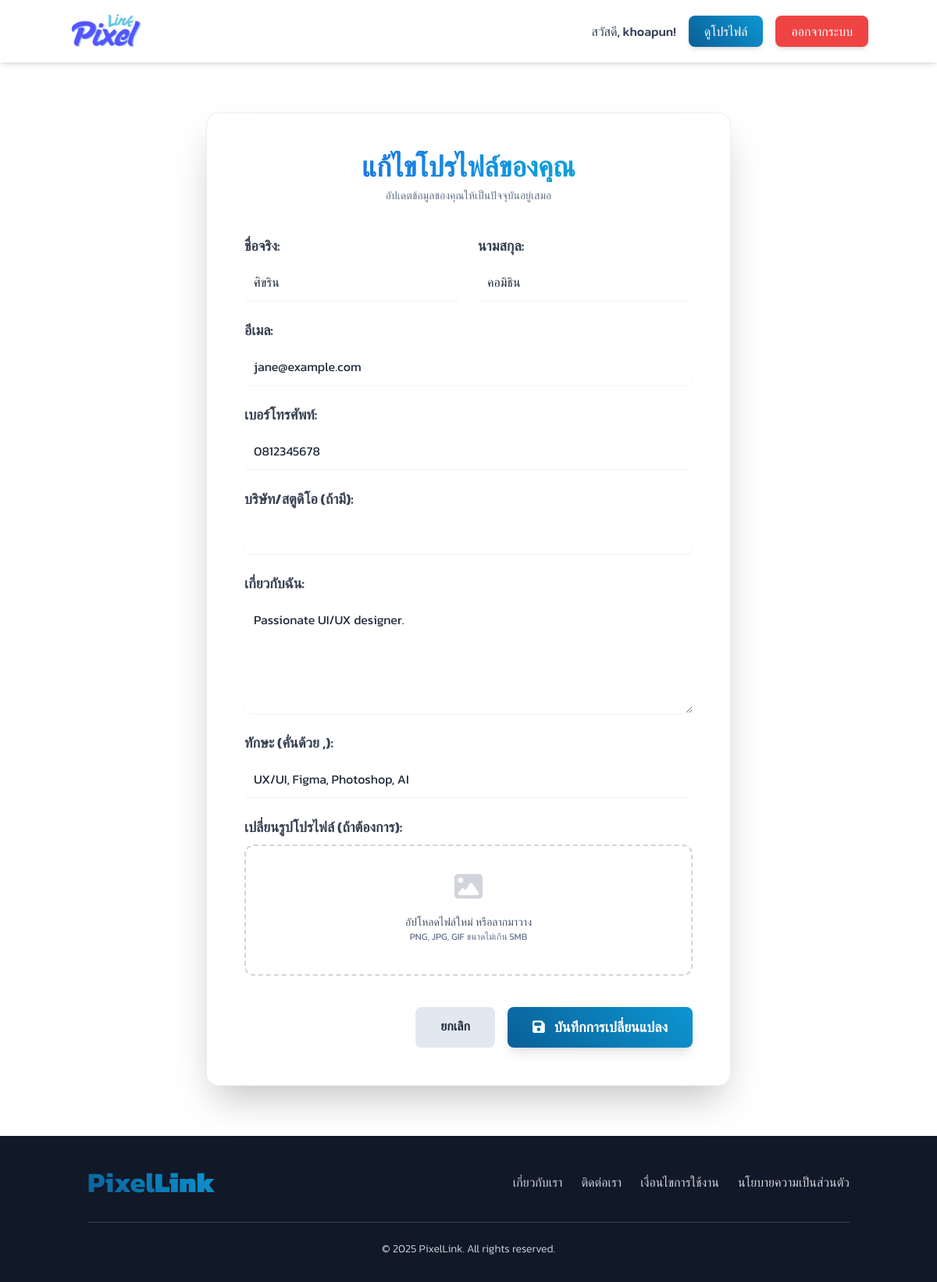
/designer/edit_profile.php (signed in), run on an earlier commit of the app's database.
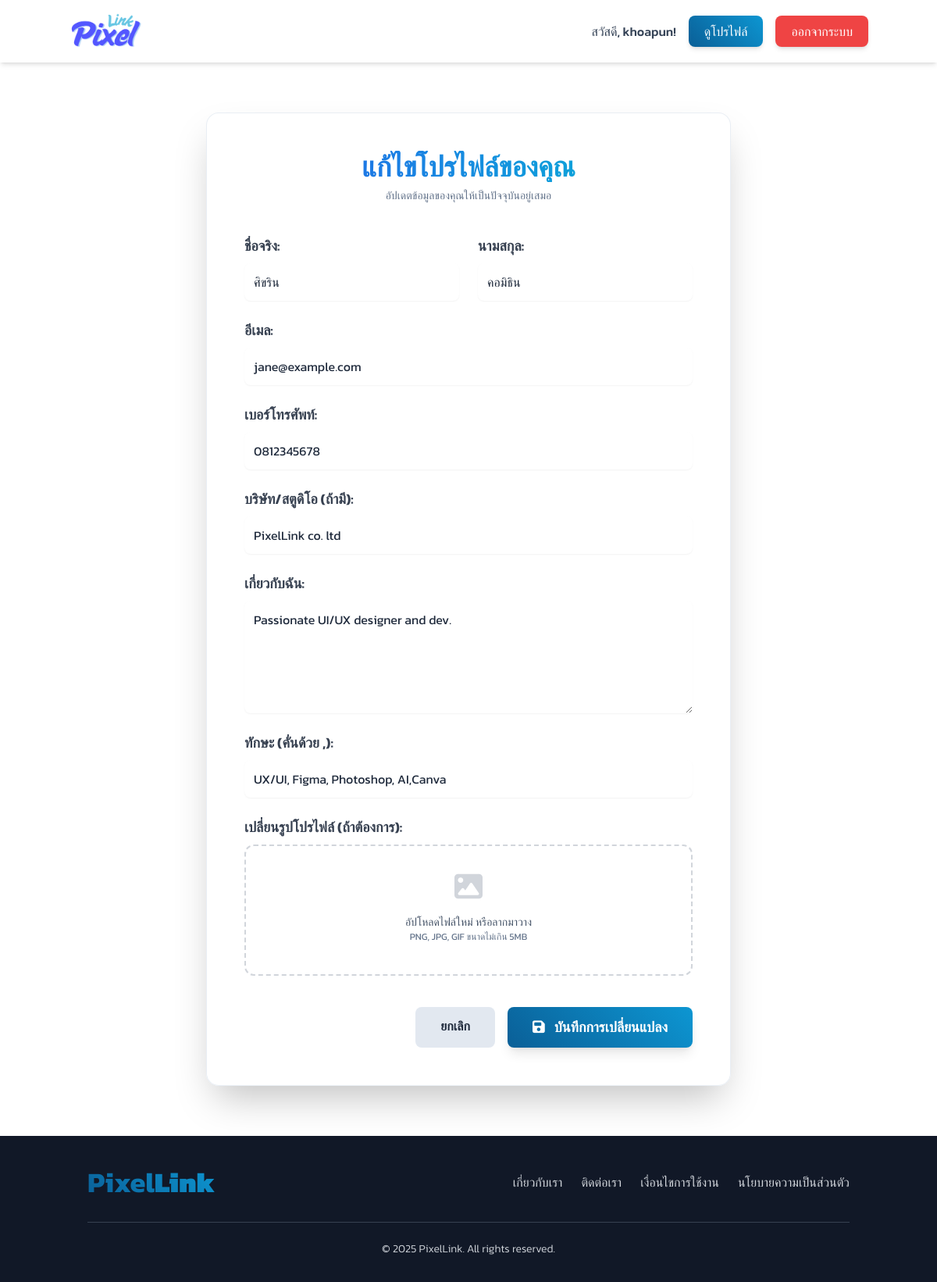
And on a later commit of the database.
### tables this page shows
CREATE TABLE `profiles` (
  `profile_id` int(11) NOT NULL,
  `user_id` int(11) NOT NULL,
  `address` text DEFAULT NULL,
  `company_name` varchar(255) DEFAULT NULL,
  `bio` text DEFAULT NULL,
  `portfolio_url` varchar(255) DEFAULT NULL,
  `skills` text DEFAULT NULL,
  `profile_picture_url` varchar(255) DEFAULT NULL
);

CREATE TABLE `users` (
  `user_id` int(11) NOT NULL,
  `username` varchar(50) NOT NULL,
  `password` varchar(255) NOT NULL,
  `email` varchar(100) NOT NULL,
  `first_name` varchar(100) NOT NULL,
  `last_name` varchar(100) NOT NULL,
  `phone_number` varchar(20) NOT NULL,
  `user_type` enum('admin','designer','client') NOT NULL,
  `registration_date` timestamp NOT NULL DEFAULT current_timestamp(),
  `is_approved` tinyint(1) DEFAULT 0,
  `is_active` tinyint(1) DEFAULT 1,
  `last_login` timestamp NULL DEFAULT NULL
);

### designer/edit_profile.php (the view, shortened to what the changed rows need)
<?php
$servername = "localhost";
$username = "root";
$password = "";
$dbname = "pixellink";
$condb = new mysqli($servername, $username, $password, $dbname);
$condb->set_charset("utf8mb4");
$user_id = $_SESSION['user_id'];
$sql_fetch = "SELECT u.first_name, u.last_name, u.email, u.phone_number, p.company_name, p.bio, p.skills
              FROM users u
              LEFT JOIN profiles p ON u.user_id = p.user_id
              WHERE u.user_id = ?";
$stmt_fetch = $condb->prepare($sql_fetch);
$stmt_fetch->bind_param("i", $user_id);
$stmt_fetch->execute();
$profile_data = $stmt_fetch->get_result()->fetch_assoc();
?>
<!DOCTYPE html>
<html lang="th">
<head>
    <script src="https://cdn.tailwindcss.com"></script>
    <link rel="stylesheet" href="https://cdnjs.cloudflare.com/ajax/libs/font-awesome/6.4.0/css/all.min.css">
</head>
<body class="text-slate-800 antialiased">
    <main class="container mx-auto px-4 sm:px-6 lg:px-8 py-12 sm:py-16">
        <div class="mx-auto max-w-2xl">
            <?php if ($profile_data): ?>
                <div class="bg-white/95 backdrop-blur-sm rounded-2xl shadow-2xl border border-slate-200/75">
                    <div class="p-8 sm:p-12">
                        <div class="text-center">
                            <h1 class="text-3xl md:text-4xl font-bold bg-gradient-to-r from-blue-600 to-cyan-500 bg-clip-text text-transparent">แก้ไขโปรไฟล์ของคุณ</h1>
                            <p class="mt-2 text-sm text-slate-500">อัปเดตข้อมูลของคุณให้เป็นปัจจุบันอยู่เสมอ</p>
                        </div>
                        <form action="edit_profile.php" method="POST" enctype="multipart/form-data" class="mt-10 space-y-6">
                            <div class="grid grid-cols-1 md:grid-cols-2 gap-6">
                                <div>
                                    <label for="first_name" class="block text-gray-700 text-lg font-semibold mb-2">ชื่อจริง:</label>
                                    <input type="text" id="first_name" name="first_name" value="<?= htmlspecialchars($profile_data['first_name']) ?>" class="block w-full p-3 rounded-lg border-gray-300 shadow-sm focus:border-blue-500 focus:ring-2 focus:ring-blue-500/50" required>
                                </div>
                                <div>
                                    <label for="last_name" class="block text-gray-700 text-lg font-semibold mb-2">นามสกุล:</label>
                                    <input type="text" id="last_name" name="last_name" value="<?= htmlspecialchars($profile_data['last_name']) ?>" class="block w-full p-3 rounded-lg border-gray-300 shadow-sm focus:border-blue-500 focus:ring-2 focus:ring-blue-500/50" required>
                                </div>
                            </div>
                            <div>
                                <label for="email" class="block text-gray-700 text-lg font-semibold mb-2">อีเมล:</label>
                                <input type="email" id="email" name="email" value="<?= htmlspecialchars($profile_data['email']) ?>" class="block w-full p-3 rounded-lg border-gray-300 shadow-sm focus:border-blue-500 focus:ring-2 focus:ring-blue-500/50" required>
                            </div>
                            <div>
                                <label for="phone_number" class="block text-gray-700 text-lg font-semibold mb-2">เบอร์โทรศัพท์:</label>
                                <input type="text" id="phone_number" name="phone_number" value="<?= htmlspecialchars($profile_data['phone_number']) ?>" class="block w-full p-3 rounded-lg border-gray-300 shadow-sm focus:border-blue-500 focus:ring-2 focus:ring-blue-500/50">
                            </div>
                            <div>
                                <label for="company_name" class="block text-gray-700 text-lg font-semibold mb-2">บริษัท/สตูดิโอ (ถ้ามี):</label>
                                <input type="text" id="company_name" name="company_name" value="<?= htmlspecialchars($profile_data['company_name']) ?>" class="block w-full p-3 rounded-lg border-gray-300 shadow-sm focus:border-blue-500 focus:ring-2 focus:ring-blue-500/50">
                            </div>
                            <div>
                                <label for="bio" class="block text-gray-700 text-lg font-semibold mb-2">เกี่ยวกับฉัน:</label>
                                <textarea id="bio" name="bio" rows="5" class="block w-full p-3 rounded-lg border-gray-300 shadow-sm focus:border-blue-500 focus:ring-2 focus:ring-blue-500/50"><?= htmlspecialchars($profile_data['bio']) ?></textarea>
                            </div>
                            <div>
                                <label for="skills" class="block text-gray-700 text-lg font-semibold mb-2">ทักษะ (คั่นด้วย ,):</label>
                                <input type="text" id="skills" name="skills" value="<?= htmlspecialchars($profile_data['skills']) ?>" placeholder="เช่น Photoshop, Illustrator, UI/UX" class="block w-full p-3 rounded-lg border-gray-300 shadow-sm focus:border-blue-500 focus:ring-2 focus:ring-blue-500/50">
                            </div>
                            <div>
                                 <label for="profile_picture" class="block text-gray-700 text-lg font-semibold mb-2">เปลี่ยนรูปโปรไฟล์ (ถ้าต้องการ):</label>
                                 <div id="imagePreviewContainer" class="mt-2 flex justify-center items-center rounded-xl border-2 border-dashed border-gray-300 px-6 pt-8 pb-10 cursor-pointer hover:border-blue-400">
                                     <div class="text-center" id="placeholderContent">
                                         <i class="fa-solid fa-image text-4xl text-gray-300"></i>
                                         <p class="mt-4 text-sm text-slate-600">อัปโหลดไฟล์ใหม่ หรือลากมาวาง</p>
                                         <p class="text-xs text-slate-500">PNG, JPG, GIF ขนาดไม่เกิน 5MB</p>
                                     </div>
                                 </div>
                            </div>
                            <div class="flex justify-end pt-4 space-x-4">
                                <a href="view_profile.php?user_id=<?= $user_id ?>" class="bg-slate-200 hover:bg-slate-300 text-slate-800 px-8 py-3 rounded-lg font-semibold transition-colors">ยกเลิก</a>
                                <button type="submit" class="btn-primary text-white px-8 py-3 rounded-lg font-semibold text-lg shadow-lg hover:shadow-xl hover:scale-105 transition-all">
                                    <i class="fas fa-save mr-2"></i> บันทึกการเปลี่ยนแปลง
                                </button>
                            </div>
                        </form>
                    </div>
                </div>
            <?php endif; ?>
        </div>
    </main>
</body>
</html>

What changed in the data, as far as the page shows it:
changed profiles "ศิขริน": company_name (not shown) → "PixelLink co. ltd"; bio "Passionate UI/UX designer." → "Passionate UI/UX designer and dev."; skills "UX/UI, Figma, Photoshop, AI" → "UX/UI, Figma, Photoshop, AI,Canva"
